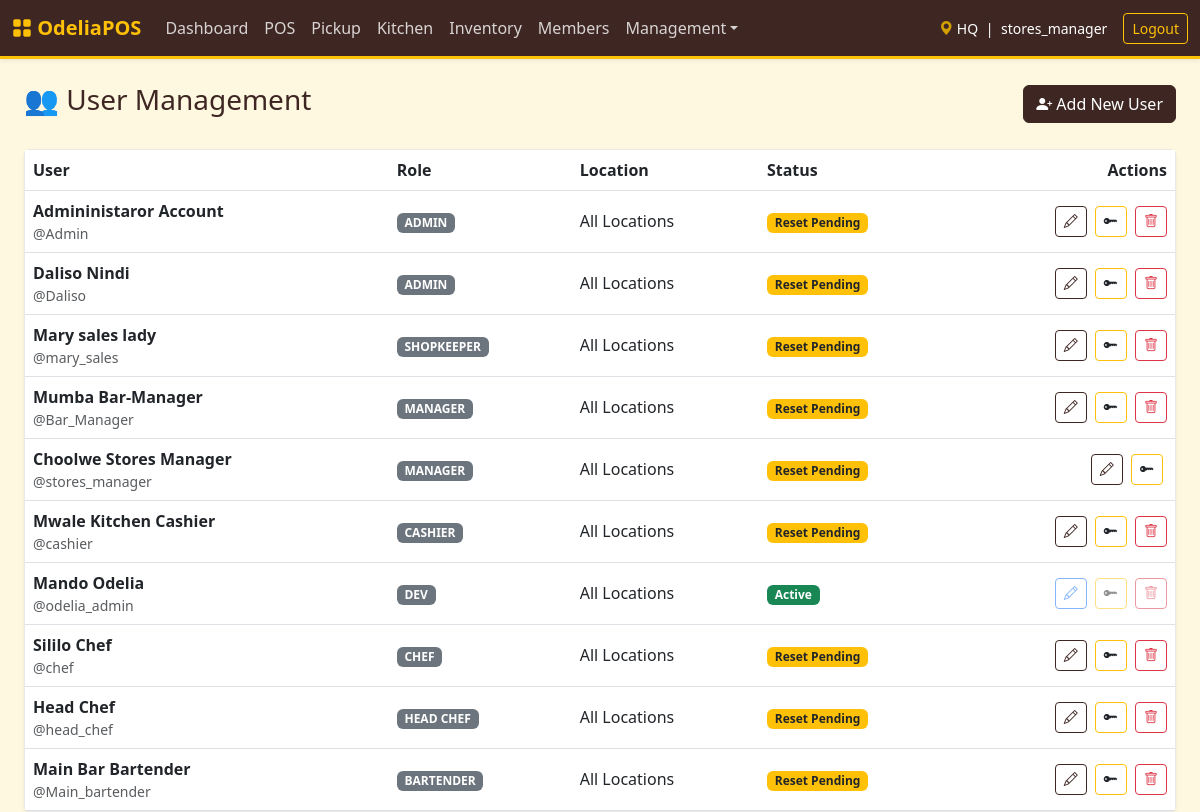
Before: /index.php?page=users (signed in) with the older database file.
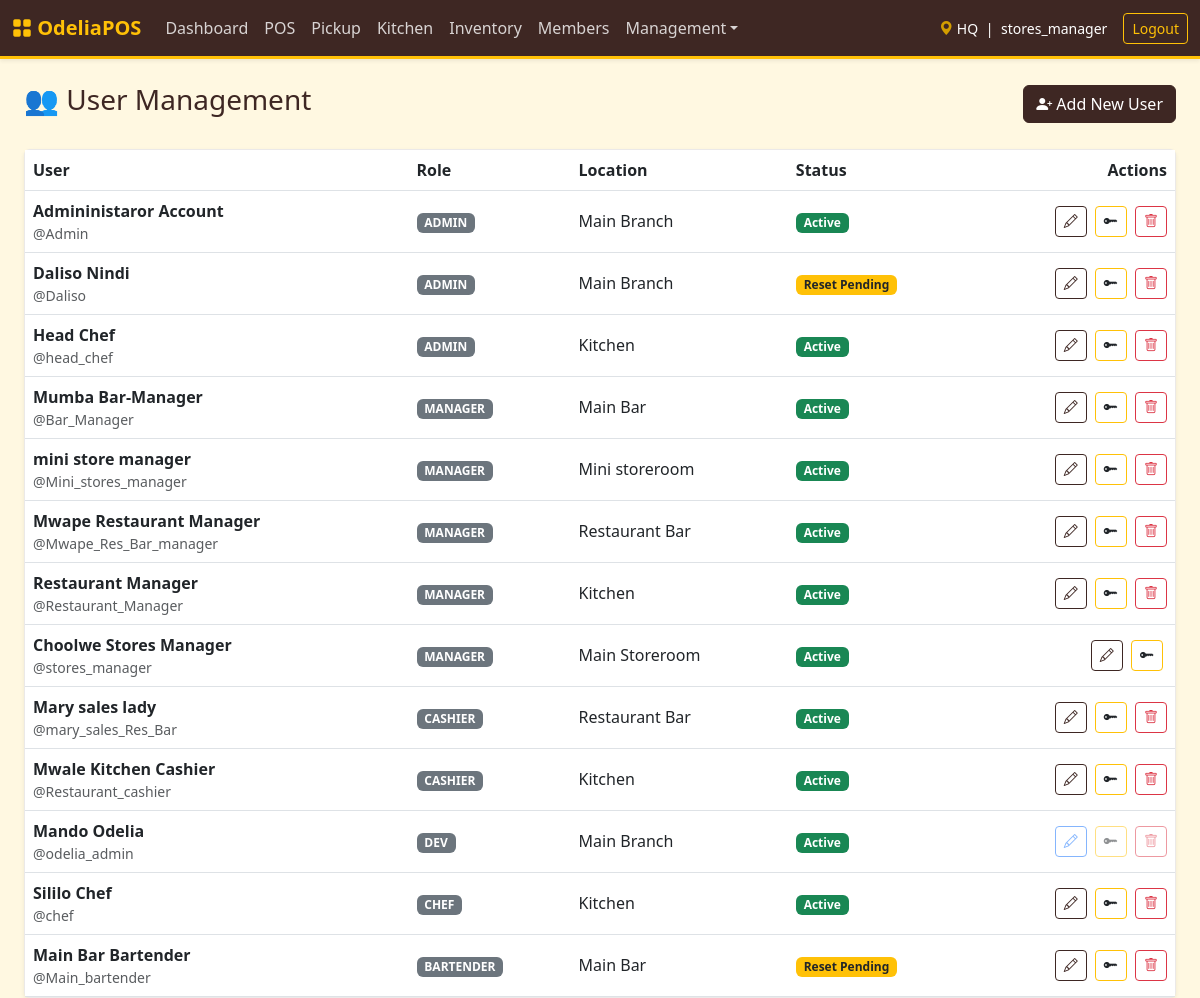
After: the same page with the newer database file.
### tables this page shows
CREATE TABLE `users` (
  `id` int NOT NULL AUTO_INCREMENT,
  `username` varchar(50) NOT NULL,
  `full_name` varchar(100) DEFAULT NULL,
  `password_hash` varchar(255) NOT NULL,
  `role` enum('admin','shopkeeper','manager','cashier','dev','chef','waiter','head_chef','bartender') NOT NULL DEFAULT 'cashier',
  `location_id` int DEFAULT NULL,
  `created_at` timestamp NULL DEFAULT CURRENT_TIMESTAMP,
  `force_password_change` tinyint(1) DEFAULT '0',
  PRIMARY KEY (`id`),
  UNIQUE KEY `username` (`username`),
  KEY `location_id` (`location_id`),
  CONSTRAINT `users_ibfk_1` FOREIGN KEY (`location_id`) REFERENCES `locations` (`id`) ON DELETE SET NULL
);

CREATE TABLE `locations` (
  `id` int NOT NULL AUTO_INCREMENT,
  `name` varchar(50) NOT NULL,
  `type` enum('store','kitchen','bar','warehouse') NOT NULL DEFAULT 'store',
  `can_sell` tinyint(1) DEFAULT '1',
  `can_receive_from_vendor` tinyint(1) DEFAULT '0',
  `address` text,
  `phone` varchar(50) DEFAULT '555-0000',
  PRIMARY KEY (`id`)
);

### src/users.php (called while the page is built, shortened)
<?php
$users = $pdo->query("SELECT u.*, l.name as location_name FROM users u LEFT JOIN locations l ON u.location_id = l.id ORDER BY u.role ASC, u.username ASC")->fetchAll();
?>

### templates/users.php (the view, shortened to what this page needs)
<div class="d-flex justify-content-between align-items-center mb-4">
    <h3>👥 User Management</h3>
    <button class="btn btn-primary" data-bs-toggle="modal" data-bs-target="#addUserModal">
        <i class="bi bi-person-plus-fill"></i> Add New User
    </button>
</div>
<div class="card shadow-sm">
    <div class="card-body p-0">
        <table class="table table-hover align-middle mb-0">
            <thead class="bg-light">
                <tr>
                    <th>User</th>
                    <th>Role</th>
                    <th>Location</th>
                    <th>Status</th>
                    <th class="text-end">Actions</th>
                </tr>
            </thead>
            <tbody>
                <?php foreach ($users as $u): ?>
                <?php
                    $isUntouchable = ($u['role'] === 'dev' && $_SESSION['role'] !== 'dev');
                    $disabledAttr = $isUntouchable ? 'disabled style="pointer-events: none; opacity: 0.5;"' : '';
                ?>
                <tr>
                    <td>
                        <div class="fw-bold"><?= htmlspecialchars($u['full_name'] ?? '') ?></div>
                        <div class="text-muted small">@<?= htmlspecialchars($u['username'] ?? '') ?></div>
                    </td>
                    <td>
                        <span class="badge bg-secondary text-uppercase"><?= str_replace('_', ' ', $u['role']) ?></span>
                    </td>
                    <td><?= htmlspecialchars($u['location_name'] ?? 'All Locations') ?></td>
                    <td>
                        <?php if ($u['force_password_change']): ?>
                            <span class="badge bg-warning text-dark">Reset Pending</span>
                        <?php else: ?>
                            <span class="badge bg-success">Active</span>
                        <?php endif; ?>
                    </td>
                    <td class="text-end">
                        <button class="btn btn-sm btn-outline-primary me-1 edit-btn"
                                <?= $disabledAttr ?>
                                data-id="<?= $u['id'] ?>"
                                data-fullname="<?= htmlspecialchars($u['full_name'] ?? '') ?>"
                                data-username="<?= htmlspecialchars($u['username'] ?? '') ?>"
                                data-role="<?= $u['role'] ?>"
                                data-location="<?= $u['location_id'] ?? '' ?>">
                            <i class="bi bi-pencil"></i>
                        </button>
                        <form method="POST" action="index.php?page=users" class="d-inline">
                            <button class="btn btn-sm btn-outline-warning text-dark me-1"
                                    <?= $disabledAttr ?>
                                    onclick="confirmReset(event, '<?= htmlspecialchars($u['username'] ?? '') ?>')"
                                    title="Reset Password">
                                <i class="bi bi-key-fill"></i>
                            </button>
                        </form>
                        <?php if ($u['id'] != $_SESSION['user_id']): ?>
                        <form method="POST" action="index.php?page=users" class="d-inline" onsubmit="return confirm('Delete <?= $u['username'] ?>?');">
                            <button class="btn btn-sm btn-outline-danger" <?= $disabledAttr ?>>
                                <i class="bi bi-trash"></i>
                            </button>
                        </form>
                        <?php endif; ?>
                    </td>
                </tr>
                <?php endforeach; ?>
            </tbody>
        </table>
    </div>
</div>

### public/index.php (shortened to what this page needs)
<?php
$page = isset($_GET['page']) ? basename($_GET['page']) : 'login';
$controllerPath = BASE_PATH . "/src/{$page}.php";
$templatePath   = BASE_PATH . "/templates/{$page}.php";
if (file_exists($controllerPath)) {
    require_once $controllerPath;
    if (file_exists($templatePath)) {
        $isStandalone = in_array($page, ['login', 'receipt']);
        if (!$isStandalone && file_exists(BASE_PATH . "/templates/header.php")) {
            require_once BASE_PATH . "/templates/header.php";
        }
        require_once $templatePath;
        if (!$isStandalone && file_exists(BASE_PATH . "/templates/footer.php")) {
            require_once BASE_PATH . "/templates/footer.php";
        }
    }
}
?>

### templates/header.php (shortened to what this page needs)
<!DOCTYPE html>
<html lang="en">
<head>
    <link href="https://cdn.jsdelivr.net/npm/bootstrap@5.3.0/dist/css/bootstrap.min.css" rel="stylesheet">
    <link rel="stylesheet" href="https://cdn.jsdelivr.net/npm/bootstrap-icons@1.10.5/font/bootstrap-icons.css">
</head>
<body>
    <nav class="navbar navbar-expand-lg navbar-custom mb-4 shadow-sm no-print">
        <div class="container-fluid">
            <a class="navbar-brand" href="index.php?page=dashboard">
                <i class="bi bi-grid-fill"></i> OdeliaPOS
            </a>
            <div class="collapse navbar-collapse" id="navbarNav">
                <ul class="navbar-nav me-auto">
                    <li class="nav-item"><a class="nav-link" href="index.php?page=dashboard">Dashboard</a></li>
                    <li class="nav-item"><a class="nav-link" href="index.php?page=pos">POS</a></li>
                    <li class="nav-item"><a class="nav-link" href="index.php?page=pickup" target="_blank">Pickup</a></li>
                    <li class="nav-item"><a class="nav-link" href="index.php?page=kds" target="_blank">Kitchen</a></li>
                    <li class="nav-item"><a class="nav-link" href="index.php?page=inventory">Inventory</a></li>
                    <li class="nav-item"><a class="nav-link" href="index.php?page=members">Members</a></li>
                    <?php if(isset($_SESSION['role']) && in_array($_SESSION['role'], ['admin', 'manager', 'dev'])): ?>
                        <li class="nav-item dropdown">
                            <a class="nav-link dropdown-toggle" href="#" data-bs-toggle="dropdown">Management</a>
                        </li>
                    <?php endif; ?>
                </ul>
                <div class="d-flex align-items-center">
                    <span class="text-white me-3 small">
                        <i class="bi bi-geo-alt-fill text-gold"></i> <?= htmlspecialchars($_SESSION['location_name'] ?? 'HQ') ?>
                        <span class="mx-1">|</span>
                        <?= htmlspecialchars($_SESSION['username'] ?? 'User') ?>
                    </span>
                    <a href="index.php?action=logout" class="btn btn-sm btn-outline-warning">Logout</a>
                </div>
            </div>
        </div>
    </nav>
    <div class="container-fluid px-4">

### templates/footer.php (shortened to what this page needs)
    </div> <script src="https://cdn.jsdelivr.net/npm/sweetalert2@11"></script>
</body>
</html>

### templates/header.php (style rules this page uses)
:root { --theme-brown: #3e2723; --theme-brown-light: #5d4037; --theme-gold: #ffc107; --theme-gold-dark: #d39e00; --theme-orange: #fd7e14; --theme-bg: #fff8e1; }
body { background-color: var(--theme-bg); color: var(--theme-brown); }
.navbar-custom { background-color: var(--theme-brown); border-bottom: 3px solid var(--theme-gold); }
.navbar-custom .navbar-brand { color: var(--theme-gold) !important; font-weight: bold; }
.navbar-custom .nav-link { color: rgba(255,255,255,0.8) !important; }
.card { border: 1px solid rgba(62, 39, 35, 0.1); box-shadow: 0 4px 6px rgba(0,0,0,0.05); }
.btn-primary { background-color: var(--theme-brown); border-color: var(--theme-brown); }
.btn-outline-primary { color: var(--theme-brown); border-color: var(--theme-brown); }
.text-gold { color: var(--theme-gold-dark); }

Changed rows visible on the page:
changed users "Admininistaror Account": location.name "All Locations" → "Main Branch"; force_password_change "Reset Pending" → "Active"
computed for users "Daliso Nindi": location.name "All Locations" → "Main Branch"
changed users "Head Chef": role "HEAD CHEF" → "ADMIN"; location.name "All Locations" → "Kitchen"; force_password_change "Reset Pending" → "Active"; moves up the list
changed users "Mumba Bar-Manager": location.name "All Locations" → "Main Bar"; force_password_change "Reset Pending" → "Active"
added users: full_name "mini store manager", username "Mini_stores_manager", role "MANAGER", location.name "Mini storeroom", force_password_change "Active"
added users: full_name "Mwape Restaurant Manager", username "Mwape_Res_Bar_manager", role "MANAGER", location.name "Restaurant Bar", force_password_change "Active"
added users: full_name "Restaurant Manager", username "Restaurant_Manager", role "MANAGER", location.name "Kitchen", force_password_change "Active"
changed users "Choolwe Stores Manager": location.name "All Locations" → "Main Storeroom"; force_password_change "Reset Pending" → "Active"
changed users "Mary sales lady": username "mary_sales" → "mary_sales_Res_Bar"; role "SHOPKEEPER" → "CASHIER"; location.name "All Locations" → "Restaurant Bar"; force_password_change "Reset Pending" → "Active"; moves down the list
changed users "Mwale Kitchen Cashier": username "cashier" → "Restaurant_cashier"; location.name "All Locations" → "Kitchen"; force_password_change "Reset Pending" → "Active"
computed for users "Mando Odelia": location.name "All Locations" → "Main Branch"
changed users "Sililo Chef": location.name "All Locations" → "Kitchen"; force_password_change "Reset Pending" → "Active"
computed for users "Main Bar Bartender": location.name "All Locations" → "Main Bar"
